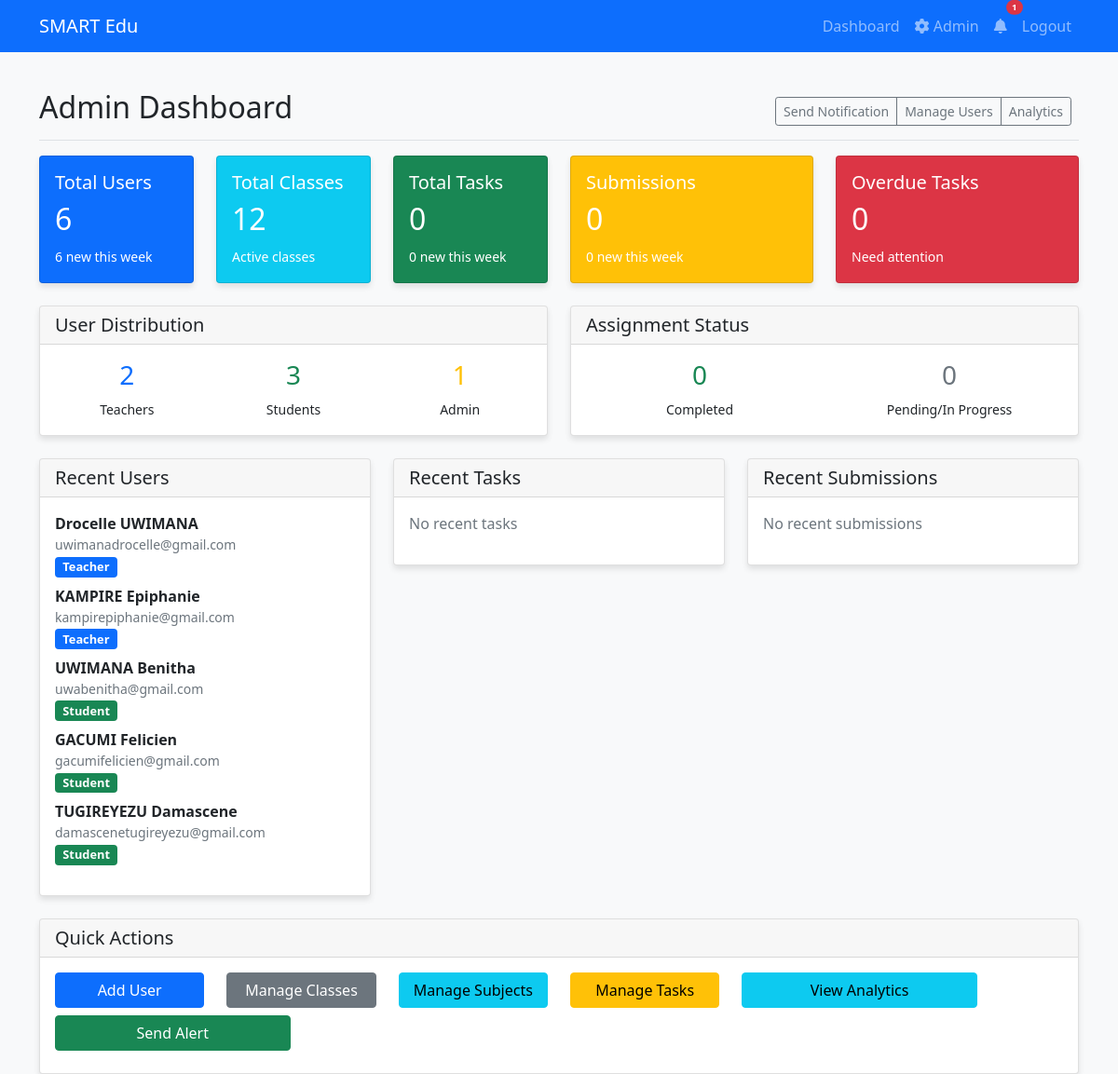
The page /admin/dashboard (signed in) on the database its author committed.
### models/models.py (models this page shows, shortened)
class User(UserMixin, db.Model):
    id = db.Column(db.Integer, primary_key=True)
    name = db.Column(db.String(100), nullable=False)
    email = db.Column(db.String(120), unique=True, nullable=False)
    password_hash = db.Column(db.String(128), nullable=False)
    user_type = db.Column(db.String(20), nullable=False)  # 'teacher', 'student', or 'admin'
    subject = db.Column(db.String(100))  # for teachers
    class_id = db.Column(db.Integer, db.ForeignKey('class.id'))  # for students
    created_at = db.Column(db.DateTime, default=datetime.utcnow)
    created_tasks = db.relationship('Task', backref='creator', lazy=True)
    assignments = db.relationship('Assignment', backref='student', lazy=True)
    selected_subjects = db.relationship('Subject', secondary=teacher_subjects, backref='teaching_teachers', lazy=True)

### app/admin.py (the view)
@admin.route('/')
@admin.route('/dashboard')
@login_required
def dashboard():
    stats = {
        'total_users': User.query.count(),
        'total_teachers': User.query.filter_by(user_type='teacher').count(),
        'total_students': User.query.filter_by(user_type='student').count(),
        'total_classes': Class.query.count(),
        'total_tasks': Task.query.count(),
        'total_assignments': Assignment.query.count(),
        'total_submissions': Submission.query.count(),
        'completed_assignments': Assignment.query.filter_by(status='completed').count(),
        'overdue_tasks': Task.query.filter(Task.deadline < datetime.utcnow()).count()
    }
    recent_users = User.query.order_by(desc(User.created_at)).limit(5).all()
    recent_tasks = Task.query.order_by(desc(Task.created_at)).limit(5).all()
    recent_submissions = Submission.query.order_by(desc(Submission.submitted_at)).limit(5).all()
    week_ago = datetime.utcnow() - timedelta(days=7)
    weekly_stats = {
        'new_users': User.query.filter(User.created_at >= week_ago).count(),
        'new_tasks': Task.query.filter(Task.created_at >= week_ago).count(),
        'new_submissions': Submission.query.filter(Submission.submitted_at >= week_ago).count()
    }
    return render_template('admin_dashboard.html',
                         stats=stats,
                         recent_users=recent_users,
                         recent_tasks=recent_tasks,
                         recent_submissions=recent_submissions,
                         weekly_stats=weekly_stats)

### app/admin.py (called while the page is built)
@admin.before_request
def require_admin():
    if not current_user.is_authenticated or current_user.user_type != 'admin':
        flash('Access denied. Admin privileges required.')
        return redirect(url_for('main.index'))

### models/models.py (called while the page is built)
@login_manager.user_loader
def load_user(user_id):
    return User.query.get(int(user_id))

### templates/admin_dashboard.html (shortened to what this page needs)
{% extends "base.html" %}
{% block content %}
<div class="d-flex justify-content-between flex-wrap flex-md-nowrap align-items-center pt-3 pb-2 mb-3 border-bottom">
    <h1 class="h2">Admin Dashboard</h1>
    <div class="btn-toolbar mb-2 mb-md-0">
        <div class="btn-group me-2">
            <a href="{{ url_for('admin.create_notification') }}" class="btn btn-sm btn-outline-secondary">
                 Send Notification
            </a>
            <a href="{{ url_for('admin.manage_users') }}" class="btn btn-sm btn-outline-secondary">
                 Manage Users
            </a>
            <a href="{{ url_for('admin.analytics') }}" class="btn btn-sm btn-outline-secondary">
                 Analytics
            </a>
        </div>
    </div>
</div>
<div class="row mb-4">
    <div class="col-md-2">
        <div class="card text-white bg-primary">
            <div class="card-body">
                <div class="d-flex justify-content-between">
                    <div class="card-text">
                        <h5 class="card-title">Total Users</h5>
                        <h2>{{ stats.total_users }}</h2>
                        <small>{{ weekly_stats.new_users }} new this week</small>
                    </div>
                </div>
            </div>
        </div>
    </div>
    <div class="col-md-2">
        <div class="card text-white bg-info">
            <div class="card-body">
                <div class="d-flex justify-content-between">
                    <div class="card-text">
                        <h5 class="card-title">Total Classes</h5>
                        <h2>{{ stats.total_classes }}</h2>
                        <small>Active classes</small>
                    </div>
                </div>
            </div>
        </div>
    </div>
    <div class="col-md-2">
        <div class="card text-white bg-success">
            <div class="card-body">
                <div class="d-flex justify-content-between">
                    <div class="card-text">
                        <h5 class="card-title">Total Tasks</h5>
                        <h2>{{ stats.total_tasks }}</h2>
                        <small>{{ weekly_stats.new_tasks }} new this week</small>
                    </div>
                </div>
            </div>
        </div>
    </div>
    <div class="col-md-3">
        <div class="card text-white bg-warning">
            <div class="card-body">
                <div class="d-flex justify-content-between">
                    <div class="card-text">
                        <h5 class="card-title">Submissions</h5>
                        <h2>{{ stats.total_submissions }}</h2>
                        <small>{{ weekly_stats.new_submissions }} new this week</small>
                    </div>
                </div>
            </div>
        </div>
    </div>
    <div class="col-md-3">
        <div class="card text-white bg-danger">
            <div class="card-body">
                <div class="d-flex justify-content-between">
                    <div class="card-text">
                        <h5 class="card-title">Overdue Tasks</h5>
                        <h2>{{ stats.overdue_tasks }}</h2>
                        <small>Need attention</small>
                    </div>
                </div>
            </div>
        </div>
    </div>
</div>
<div class="row mb-4">
    <div class="col-md-6">
        <div class="card">
            <div class="card-header">
                <h5 class="mb-0">User Distribution</h5>
            </div>
            <div class="card-body">
                <div class="row text-center">
                    <div class="col-4">
                        <h3 class="text-primary">{{ stats.total_teachers }}</h3>
                        <small>Teachers</small>
                    </div>
                    <div class="col-4">
                        <h3 class="text-success">{{ stats.total_students }}</h3>
                        <small>Students</small>
                    </div>
                    <div class="col-4">
                        <h3 class="text-warning">1</h3>
                        <small>Admin</small>
                    </div>
                </div>
            </div>
        </div>
    </div>
    <div class="col-md-6">
        <div class="card">
            <div class="card-header">
                <h5 class="mb-0">Assignment Status</h5>
            </div>
            <div class="card-body">
                <div class="row text-center">
                    <div class="col-6">
                        <h3 class="text-success">{{ stats.completed_assignments }}</h3>
                        <small>Completed</small>
                    </div>
                    <div class="col-6">
                        <h3 class="text-secondary">{{ stats.total_assignments - stats.completed_assignments }}</h3>
                        <small>Pending/In Progress</small>
                    </div>
                </div>
            </div>
        </div>
    </div>
</div>
<div class="row">
    <div class="col-md-4">
        <div class="card">
            <div class="card-header">
                <h5 class="mb-0">Recent Users</h5>
            </div>
            <div class="card-body">
                {% if recent_users %}
                    <ul class="list-unstyled">
                        {% for user in recent_users %}
                        <li class="mb-2">
                            <strong>{{ user.name }}</strong>
                            <small class="text-muted d-block">{{ user.email }}</small>
                            <small class="badge bg-{{ 'primary' if user.user_type == 'teacher' else 'success' if user.user_type == 'student' else 'warning' }}">
                                {{ user.user_type.title() }}
                            </small>
                        </li>
                        {% endfor %}
                    </ul>
                {% else %}
                    <p class="text-muted">No recent users</p>
                {% endif %}
            </div>
        </div>
    </div>
    <div class="col-md-4">
        <div class="card">
            <div class="card-header">
                <h5 class="mb-0">Recent Tasks</h5>
            </div>
            <div class="card-body">
                {% if recent_tasks %}
                    <ul class="list-unstyled">
                        {% for task in recent_tasks %}
                        <li class="mb-2">
                            <strong>{{ task.title[:30] }}{% if task.title|length > 30 %}...{% endif %}</strong>
                            <small class="text-muted d-block">by {{ task.creator.name }}</small>
                            <small class="badge bg-{{ 'danger' if task.priority == 'urgent_important' else 'warning' if task.priority in ['high_priority', 'urgent_not_important'] else 'info' }}">
                                {{ task.priority.replace('_', ' ').title() }}
                            </small>
                        </li>
                        {% endfor %}
                    </ul>
                {% else %}
                    <p class="text-muted">No recent tasks</p>
                {% endif %}
            </div>
        </div>
    </div>
    <div class="col-md-4">
        <div class="card">
            <div class="card-header">
                <h5 class="mb-0">Recent Submissions</h5>
            </div>
            <div class="card-body">
                {% if recent_submissions %}
                    <ul class="list-unstyled">
                        {% for submission in recent_submissions %}
                        <li class="mb-2">
                            <strong>Assignment #{{ submission.assignment.id }}</strong>
                            <small class="text-muted d-block">by {{ submission.assignment.student.name }}</small>
                            <small class="text-muted">{{ submission.submitted_at.strftime('%Y-%m-%d %H:%M') }}</small>
                        </li>
                        {% endfor %}
                    </ul>
                {% else %}
                    <p class="text-muted">No recent submissions</p>
                {% endif %}
            </div>
        </div>
    </div>
</div>
<div class="row mt-4">
    <div class="col-12">
        <div class="card">
            <div class="card-header">
                <h5 class="mb-0">Quick Actions</h5>
            </div>
            <div class="card-body">
                <div class="row">
                    <div class="col-md-2">
                        <a href="{{ url_for('admin.create_user') }}" class="btn btn-primary w-100 mb-2">
                             Add User
                        </a>
                    </div>
                    <div class="col-md-2">
                        <a href="{{ url_for('admin.manage_classes') }}" class="btn btn-secondary w-100 mb-2">
                             Manage Classes
                        </a>
                    </div>
                    <div class="col-md-2">
                        <a href="{{ url_for('admin.manage_subjects') }}" class="btn btn-info w-100 mb-2">
                             Manage Subjects
                        </a>
                    </div>
                    <div class="col-md-2">
                        <a href="{{ url_for('admin.manage_tasks') }}" class="btn btn-warning w-100 mb-2">
                             Manage Tasks
                        </a>
                    </div>
                    <div class="col-md-3">
                        <a href="{{ url_for('admin.analytics') }}" class="btn btn-info w-100 mb-2">
                             View Analytics
                        </a>
                    </div>
                    <div class="col-md-3">
                        <a href="{{ url_for('admin.create_notification') }}" class="btn btn-success w-100 mb-2">
                             Send Alert
                        </a>
                    </div>
                </div>
            </div>
        </div>
    </div>
</div>
{% endblock %}

### templates/base.html (shortened to what this page needs)
<!DOCTYPE html>
<html lang="en">
<head>
    <link href="https://cdn.jsdelivr.net/npm/bootstrap@5.1.3/dist/css/bootstrap.min.css" rel="stylesheet">
    <link href="https://cdnjs.cloudflare.com/ajax/libs/font-awesome/6.0.0/css/all.min.css" rel="stylesheet">
    <link href="{{ url_for('static', filename='style.css') }}" rel="stylesheet">
</head>
<body>
    <nav class="navbar navbar-expand-lg navbar-dark bg-primary">
        <div class="container">
            <a class="navbar-brand" href="{{ url_for('main.index') }}">SMART Edu</a>
            <div class="collapse navbar-collapse" id="navbarNav">
                <ul class="navbar-nav ms-auto">
                    {% if current_user.is_authenticated %}
                        <li class="nav-item">
                            <a class="nav-link" href="{{ url_for('main.dashboard') }}">Dashboard</a>
                        </li>
                        {% if current_user.user_type == 'admin' %}
                        <li class="nav-item">
                            <a class="nav-link" href="{{ url_for('admin.dashboard') }}">
                                <i class="fas fa-cog"></i> Admin
                            </a>
                        </li>
                        {% endif %}
                        <li class="nav-item">
                            <a class="nav-link position-relative" href="#" id="notificationDropdown" role="button" data-bs-toggle="dropdown">
                                <i class="fas fa-bell"></i>
                                <span id="notification-count" class="position-absolute top-0 start-100 translate-middle badge rounded-pill bg-danger" style="font-size: 0.6em; display: none;">
                                </span>
                            </a>
                        </li>
                        <li class="nav-item">
                            <a class="nav-link" href="{{ url_for('auth.logout') }}">Logout</a>
                        </li>
                    {% endif %}
                </ul>
            </div>
        </div>
    </nav>
    <main class="container mt-4">
        {% block content %}{% endblock %}
    </main>
</body>
</html>

### static/style.css (style rules this page uses)
body { background-color: #f8f9fa; }
.card { box-shadow: 0 4px 6px rgba(0, 0, 0, 0.1); }
.badge { font-size: 0.8em; }

### rows shown on the page
User: name "Drocelle UWIMANA", email "uwimanadrocelle@gmail.com", user_type "Teacher"
User: name "KAMPIRE Epiphanie", email "kampirepiphanie@gmail.com", user_type "Teacher"
User: name "UWIMANA Benitha", email "uwabenitha@gmail.com", user_type "Student"
User: name "GACUMI Felicien", email "gacumifelicien@gmail.com", user_type "Student"
User: name "TUGIREYEZU Damascene", email "damascenetugireyezu@gmail.com", user_type "Student"

### other values the page prints
{{ stats.total_users }} "6"
{{ weekly_stats.new_users }} "6"
{{ stats.total_classes }} "12"
{{ stats.total_tasks }} "0"
{{ weekly_stats.new_tasks }} "0"
{{ stats.total_submissions }} "0"
{{ weekly_stats.new_submissions }} "0"
{{ stats.overdue_tasks }} "0"
{{ stats.total_teachers }} "2"
{{ stats.total_students }} "3"
{{ stats.completed_assignments }} "0"
{{ stats.total_assignments - stats.completed_assignments }} "0"
